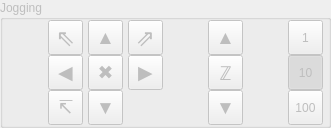
         <widget class="QGroupBox" name="jogGroupBox">
          <property name="enabled">
           <bool>false</bool>
          </property>
          <property name="sizePolicy">
           <sizepolicy hsizetype="Minimum" vsizetype="Preferred">
            <horstretch>0</horstretch>
            <verstretch>0</verstretch>
           </sizepolicy>
          </property>
          <property name="toolTip">
           <string>Homing</string>
          </property>
          <property name="title">
           <string>Jogging</string>
          </property>
          <layout class="QGridLayout" name="gridLayout_11">
           <property name="leftMargin">
            <number>5</number>
           </property>
           <property name="topMargin">
            <number>0</number>
           </property>
           <property name="rightMargin">
            <number>5</number>
           </property>
           <property name="bottomMargin">
            <number>0</number>
           </property>
           <property name="horizontalSpacing">
            <number>5</number>
           </property>
           <property name="verticalSpacing">
            <number>0</number>
           </property>
           <item row="0" column="2">
            <widget class="QToolButton" name="yPlusToolButton">
             <property name="minimumSize">
              <size>
               <width>35</width>
               <height>35</height>
              </size>
             </property>
             <property name="maximumSize">
              <size>
               <width>35</width>
               <height>35</height>
              </size>
             </property>
             <property name="font">
              <font>
               <pointsize>14</pointsize>
              </font>
             </property>
             <property name="toolTip">
              <string>Y Plus</string>
             </property>
             <property name="text">
              <string>▲</string>
             </property>
             <property name="checkable">
              <bool>true</bool>
             </property>
            </widget>
           </item>
           <item row="2" column="2">
            <widget class="QToolButton" name="yMinusToolButton">
             <property name="minimumSize">
              <size>
               <width>35</width>
               <height>35</height>
              </size>
             </property>
             <property name="maximumSize">
              <size>
               <width>35</width>
               <height>35</height>
              </size>
             </property>
             <property name="font">
              <font>
               <pointsize>14</pointsize>
              </font>
             </property>
             <property name="toolTip">
              <string>Y Minus</string>
             </property>
             <property name="text">
              <string>▼</string>
             </property>
             <property name="checkable">
              <bool>true</bool>
             </property>
            </widget>
           </item>
           <item row="0" column="3">
            <widget class="QToolButton" name="homeMachineToolButton">
             <property name="minimumSize">
              <size>
               <width>35</width>
               <height>35</height>
              </size>
             </property>
             <property name="maximumSize">
              <size>
               <width>35</width>
               <height>35</height>
              </size>
             </property>
             <property name="font">
              <font>
               <pointsize>17</pointsize>
              </font>
             </property>
             <property name="toolTip">
              <string>Home machine</string>
             </property>
             <property name="text">
              <string>⇗</string>
             </property>
             <property name="checkable">
              <bool>true</bool>
             </property>
            </widget>
           </item>
           <item row="0" column="5">
            <widget class="QToolButton" name="zPlusToolButton">
             <property name="minimumSize">
              <size>
               <width>35</width>
               <height>35</height>
              </size>
             </property>
             <property name="maximumSize">
              <size>
               <width>35</width>
               <height>35</height>
              </size>
             </property>
             <property name="font">
              <font>
               <pointsize>14</pointsize>
              </font>
             </property>
             <property name="toolTip">
              <string>Z Plus</string>
             </property>
             <property name="text">
              <string>▲</string>
             </property>
             <property name="checkable">
              <bool>true</bool>
             </property>
            </widget>
           </item>
           <item row="2" column="5">
            <widget class="QToolButton" name="zMinusToolButton">
             <property name="minimumSize">
              <size>
               <width>35</width>
               <height>35</height>
              </size>
             </property>
             <property name="maximumSize">
              <size>
               <width>35</width>
               <height>35</height>
              </size>
             </property>
             <property name="font">
              <font>
               <pointsize>14</pointsize>
              </font>
             </property>
             <property name="toolTip">
              <string>Z Minus</string>
             </property>
             <property name="text">
              <string>▼</string>
             </property>
             <property name="checkable">
              <bool>true</bool>
             </property>
            </widget>
           </item>
           <item row="1" column="7">
            <widget class="QToolButton" name="interval10mmToolButton">
             <property name="sizePolicy">
              <sizepolicy hsizetype="Fixed" vsizetype="Fixed">
               <horstretch>0</horstretch>
               <verstretch>0</verstretch>
              </sizepolicy>
             </property>
             <property name="minimumSize">
              <size>
               <width>35</width>
               <height>35</height>
              </size>
             </property>
             <property name="maximumSize">
              <size>
               <width>35</width>
               <height>35</height>
              </size>
             </property>
             <property name="toolTip">
              <string>10 mm interval</string>
             </property>
             <property name="text">
              <string>10</string>
             </property>
             <property name="checkable">
              <bool>true</bool>
             </property>
             <property name="checked">
              <bool>true</bool>
             </property>
            </widget>
           </item>
           <item row="0" column="1">
            <widget class="QToolButton" name="homeWorkingToolButton">
             <property name="minimumSize">
              <size>
               <width>35</width>
               <height>35</height>
              </size>
             </property>
             <property name="maximumSize">
              <size>
               <width>35</width>
               <height>35</height>
              </size>
             </property>
             <property name="font">
              <font>
               <pointsize>17</pointsize>
              </font>
             </property>
             <property name="toolTip">
              <string>Home working</string>
             </property>
             <property name="text">
              <string>⇖</string>
             </property>
             <property name="checkable">
              <bool>true</bool>
             </property>
            </widget>
           </item>
           <item row="1" column="1">
            <widget class="QToolButton" name="xMinusToolButton">
             <property name="minimumSize">
              <size>
               <width>35</width>
               <height>35</height>
              </size>
             </property>
             <property name="maximumSize">
              <size>
               <width>35</width>
               <height>35</height>
              </size>
             </property>
             <property name="font">
              <font>
               <pointsize>14</pointsize>
              </font>
             </property>
             <property name="toolTip">
              <string>X Minus</string>
             </property>
             <property name="text">
              <string>◀</string>
             </property>
             <property name="checkable">
              <bool>true</bool>
             </property>
            </widget>
           </item>
           <item row="1" column="6">
            <spacer name="horizontalSpacer_5">
             <property name="orientation">
              <enum>Qt::Horizontal</enum>
             </property>
             <property name="sizeType">
              <enum>QSizePolicy::Fixed</enum>
             </property>
             <property name="sizeHint" stdset="0">
              <size>
               <width>40</width>
               <height>20</height>
              </size>
             </property>
            </spacer>
           </item>
           <item row="1" column="3">
            <widget class="QToolButton" name="xPlusToolButton">
             <property name="minimumSize">
              <size>
               <width>35</width>
               <height>35</height>
              </size>
             </property>
             <property name="maximumSize">
              <size>
               <width>35</width>
               <height>35</height>
              </size>
             </property>
             <property name="font">
              <font>
               <pointsize>14</pointsize>
              </font>
             </property>
             <property name="toolTip">
              <string>X Plus</string>
             </property>
             <property name="text">
              <string>▶</string>
             </property>
             <property name="checkable">
              <bool>true</bool>
             </property>
            </widget>
           </item>
           <item row="1" column="4">
            <spacer name="horizontalSpacer_6">
             <property name="orientation">
              <enum>Qt::Horizontal</enum>
             </property>
             <property name="sizeType">
              <enum>QSizePolicy::Fixed</enum>
             </property>
             <property name="sizeHint" stdset="0">
              <size>
               <width>40</width>
               <height>20</height>
              </size>
             </property>
            </spacer>
           </item>
           <item row="1" column="0">
            <spacer name="horizontalSpacer_7">
             <property name="orientation">
              <enum>Qt::Horizontal</enum>
             </property>
             <property name="sizeType">
              <enum>QSizePolicy::Fixed</enum>
             </property>
             <property name="sizeHint" stdset="0">
              <size>
               <width>40</width>
               <height>20</height>
              </size>
             </property>
            </spacer>
           </item>
           <item row="1" column="5">
            <widget class="QToolButton" name="zSafeToolButton">
             <property name="minimumSize">
              <size>
               <width>35</width>
               <height>35</height>
              </size>
             </property>
             <property name="maximumSize">
              <size>
               <width>35</width>
               <height>35</height>
              </size>
             </property>
             <property name="font">
              <font>
               <pointsize>14</pointsize>
              </font>
             </property>
             <property name="toolTip">
              <string>Z safe position</string>
             </property>
             <property name="text">
              <string>ℤ</string>
             </property>
             <property name="checkable">
              <bool>true</bool>
             </property>
            </widget>
           </item>
           <item row="0" column="7">
            <widget class="QToolButton" name="interval1mmToolButton">
             <property name="sizePolicy">
              <sizepolicy hsizetype="Fixed" vsizetype="Fixed">
               <horstretch>0</horstretch>
               <verstretch>0</verstretch>
              </sizepolicy>
             </property>
             <property name="minimumSize">
              <size>
               <width>35</width>
               <height>35</height>
              </size>
             </property>
             <property name="maximumSize">
              <size>
               <width>35</width>
               <height>35</height>
              </size>
             </property>
             <property name="toolTip">
              <string>1 mm interval</string>
             </property>
             <property name="text">
              <string>1</string>
             </property>
             <property name="checkable">
              <bool>true</bool>
             </property>
            </widget>
           </item>
           <item row="2" column="7">
            <widget class="QToolButton" name="interval100mmToolButton">
             <property name="sizePolicy">
              <sizepolicy hsizetype="Fixed" vsizetype="Fixed">
               <horstretch>0</horstretch>
               <verstretch>0</verstretch>
              </sizepolicy>
             </property>
             <property name="minimumSize">
              <size>
               <width>35</width>
               <height>35</height>
              </size>
             </property>
             <property name="maximumSize">
              <size>
               <width>35</width>
               <height>35</height>
              </size>
             </property>
             <property name="toolTip">
              <string>100 mm interval</string>
             </property>
             <property name="text">
              <string>100</string>
             </property>
             <property name="checkable">
              <bool>true</bool>
             </property>
            </widget>
           </item>
           <item row="1" column="2">
            <widget class="QToolButton" name="cancelJogToolButton">
             <property name="minimumSize">
              <size>
               <width>35</width>
               <height>35</height>
              </size>
             </property>
             <property name="maximumSize">
              <size>
               <width>35</width>
               <height>35</height>
              </size>
             </property>
             <property name="font">
              <font>
               <pointsize>14</pointsize>
              </font>
             </property>
             <property name="toolTip">
              <string>Cancel jog</string>
             </property>
             <property name="text">
              <string>✖</string>
             </property>
             <property name="checkable">
              <bool>true</bool>
             </property>
            </widget>
           </item>
           <item row="2" column="1">
            <widget class="QToolButton" name="homingToolButton">
             <property name="minimumSize">
              <size>
               <width>35</width>
               <height>35</height>
              </size>
             </property>
             <property name="maximumSize">
              <size>
               <width>35</width>
               <height>35</height>
              </size>
             </property>
             <property name="font">
              <font>
               <pointsize>14</pointsize>
              </font>
             </property>
             <property name="text">
              <string>↸</string>
             </property>
            </widget>
           </item>
          </layout>
         </widget>
